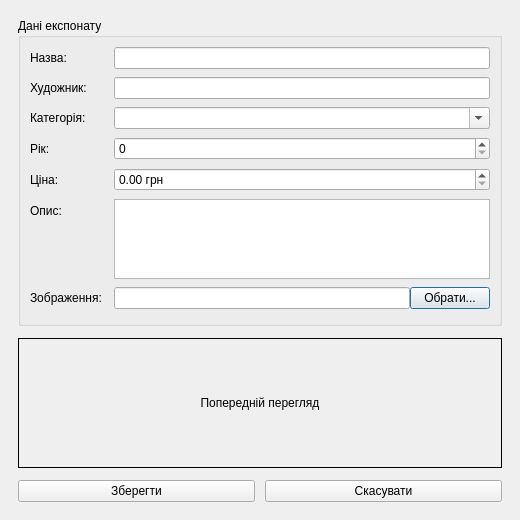
<?xml version="1.0" encoding="UTF-8"?>
<ui version="4.0">
 <class>ArtworkDialog</class>
 <widget class="QDialog" name="ArtworkDialog">
  <property name="geometry">
   <rect>
    <x>0</x>
    <y>0</y>
    <width>520</width>
    <height>520</height>
   </rect>
  </property>
  <property name="windowTitle">
   <string>Експонат</string>
  </property>
  <layout class="QVBoxLayout" name="verticalLayout">
   <property name="spacing">
    <number>12</number>
   </property>
   <property name="leftMargin">
    <number>18</number>
   </property>
   <property name="topMargin">
    <number>18</number>
   </property>
   <property name="rightMargin">
    <number>18</number>
   </property>
   <property name="bottomMargin">
    <number>18</number>
   </property>
   <item>
    <widget class="QGroupBox" name="formGroup">
     <property name="title">
      <string>Дані експонату</string>
     </property>
     <layout class="QFormLayout" name="formLayout">
      <property name="horizontalSpacing">
       <number>12</number>
      </property>
      <property name="verticalSpacing">
       <number>8</number>
      </property>
      <item row="0" column="0">
       <widget class="QLabel" name="titleFieldLabel">
        <property name="text">
         <string>Назва:</string>
        </property>
       </widget>
      </item>
      <item row="0" column="1">
       <widget class="QLineEdit" name="titleEdit"/>
      </item>
      <item row="1" column="0">
       <widget class="QLabel" name="artistLabel">
        <property name="text">
         <string>Художник:</string>
        </property>
       </widget>
      </item>
      <item row="1" column="1">
       <widget class="QLineEdit" name="artistEdit"/>
      </item>
      <item row="2" column="0">
       <widget class="QLabel" name="categoryLabel">
        <property name="text">
         <string>Категорія:</string>
        </property>
       </widget>
      </item>
      <item row="2" column="1">
       <widget class="QComboBox" name="categoryCombo">
        <property name="editable">
         <bool>true</bool>
        </property>
       </widget>
      </item>
      <item row="3" column="0">
       <widget class="QLabel" name="yearLabel">
        <property name="text">
         <string>Рік:</string>
        </property>
       </widget>
      </item>
      <item row="3" column="1">
       <widget class="QSpinBox" name="yearSpin"/>
      </item>
      <item row="4" column="0">
       <widget class="QLabel" name="priceLabel">
        <property name="text">
         <string>Ціна:</string>
        </property>
       </widget>
      </item>
      <item row="4" column="1">
       <widget class="QDoubleSpinBox" name="priceSpin">
        <property name="suffix">
         <string> грн</string>
        </property>
       </widget>
      </item>
      <item row="5" column="0">
       <widget class="QLabel" name="descriptionLabel">
        <property name="text">
         <string>Опис:</string>
        </property>
       </widget>
      </item>
      <item row="5" column="1">
       <widget class="QTextEdit" name="descriptionEdit">
        <property name="maximumSize">
         <size>
          <width>16777215</width>
          <height>80</height>
         </size>
        </property>
       </widget>
      </item>
      <item row="6" column="0">
       <widget class="QLabel" name="imageLabel">
        <property name="text">
         <string>Зображення:</string>
        </property>
       </widget>
      </item>
      <item row="6" column="1">
       <layout class="QHBoxLayout" name="imageLayout">
        <item>
         <widget class="QLineEdit" name="imagePathEdit">
          <property name="readOnly">
           <bool>true</bool>
          </property>
         </widget>
        </item>
        <item>
         <widget class="QPushButton" name="browseButton">
          <property name="text">
           <string>Обрати...</string>
          </property>
         </widget>
        </item>
       </layout>
      </item>
     </layout>
    </widget>
   </item>
   <item>
    <widget class="QLabel" name="previewLabel">
     <property name="minimumSize">
      <size>
       <width>0</width>
       <height>130</height>
      </size>
     </property>
     <property name="frameShape">
      <enum>QFrame::Box</enum>
     </property>
     <property name="text">
      <string>Попередній перегляд</string>
     </property>
     <property name="alignment">
      <set>Qt::AlignCenter</set>
     </property>
    </widget>
   </item>
   <item>
    <layout class="QHBoxLayout" name="buttonLayout">
     <property name="spacing">
      <number>10</number>
     </property>
     <item>
      <widget class="QPushButton" name="saveButton">
       <property name="text">
        <string>Зберегти</string>
       </property>
      </widget>
     </item>
     <item>
      <widget class="QPushButton" name="cancelButton">
       <property name="text">
        <string>Скасувати</string>
       </property>
      </widget>
     </item>
    </layout>
   </item>
  </layout>
 </widget>
 <resources/>
 <connections/>
</ui>
